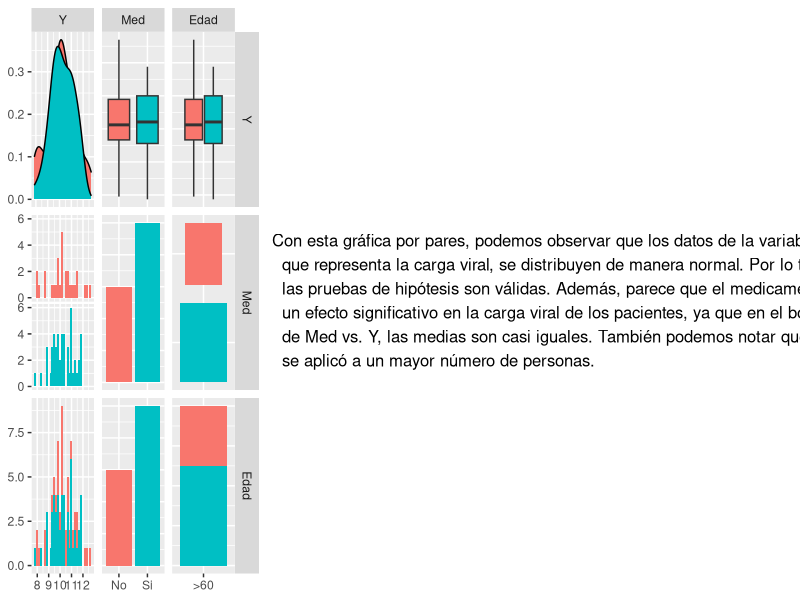
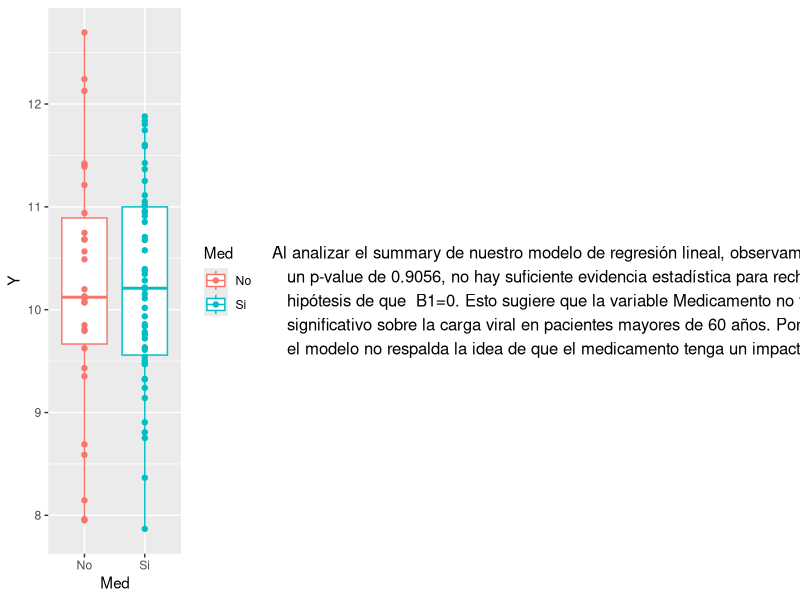

These figures' R source, in order:
## ---- chunk 1
knitr::opts_chunk$set(echo = TRUE)

#Librerias que se van a usar en esta tarea
library(ggplot2)
library(dplyr)
library(GGally)
library(gridExtra)
library(grid)
library(cowplot)
library(multcomp)

#Cargando los datos con los que vamos a trabajar en esta tarea
data <-   read.csv("./Data/Ejercicio2.csv") 

## ---- chunk 2
#summary(data)


# Genernado los grafico por pares de nuestra grafica
pares <- ggpairs(data, mapping = aes(color = Med))

# Extraer los gráficos individuales de ggpairs() y convertirlos en grobs, 
# cambia el formado de la grafica para que la pueda pegar con el texto de una forma "bonita"
pares_grob <- ggmatrix_gtable(pares)  # Esta función convierte ggmatrix a grob


# Crear el texto como un objeto ggdraw() 
#Libreria nueva para trabajar con texto y grafica a la vez
texto_analisis <- ggdraw() + draw_text(
  "Con esta gráfica por pares, podemos observar que los datos de la variable Y, 
  que representa la carga viral, se distribuyen de manera normal. Por lo tanto, 
  las pruebas de hipótesis son válidas. Además, parece que el medicamento no tiene 
  un efecto significativo en la carga viral de los pacientes, ya que en el boxplot 
  de Med vs. Y, las medias son casi iguales. También podemos notar que el medicamento 
  se aplicó a un mayor número de personas.",
  x = 0.01, y = 0.5, size = 12, hjust = 0, vjust = 0.5
)

# Organizar con `plot_grid()`
plot_grid(pares_grob, texto_analisis, ncol = 2, rel_widths = c(1, 2))



## ---- chunk 3

modelo <- lm(Y ~ Med, data = data)
#summary(modelo)  # Resumen de al parecer este modelo no nos esta explicando nada

k = matrix(c(0,1),
    ncol=2, nrow=1, byrow= TRUE)

#summary(glht(modelo, linfct = k, rhs= c(0)), test=Ftest())


## ---- chunk 4

#Grafica
botplot_data <- ggplot(data, aes(x=Med, y= Y, color=Med ))+
                geom_boxplot()+
                geom_point()

#Paasando a grob
botplot_data_grob <- ggplotGrob(botplot_data)  # Convierte correctamente un ggplot a grob
  # Esta función convierte ggmatrix a grob



texto_analisis_box <- ggdraw() + draw_text(
  "Al analizar el summary de nuestro modelo de regresión lineal, observamos que, con
   un p-value de 0.9056, no hay suficiente evidencia estadística para rechazar la 
   hipótesis de que  B1=0. Esto sugiere que la variable Medicamento no tiene un efecto
   significativo sobre la carga viral en pacientes mayores de 60 años. Por lo tanto,
   el modelo no respalda la idea de que el medicamento tenga un impacto en la carga viral.",
  x = 0.01, y = 0.5, size = 12, hjust = 0, vjust = 0.5
)

# Organizar con `plot_grid()`
plot_grid(botplot_data_grob, texto_analisis_box, ncol = 2, rel_widths = c(1, 2))
